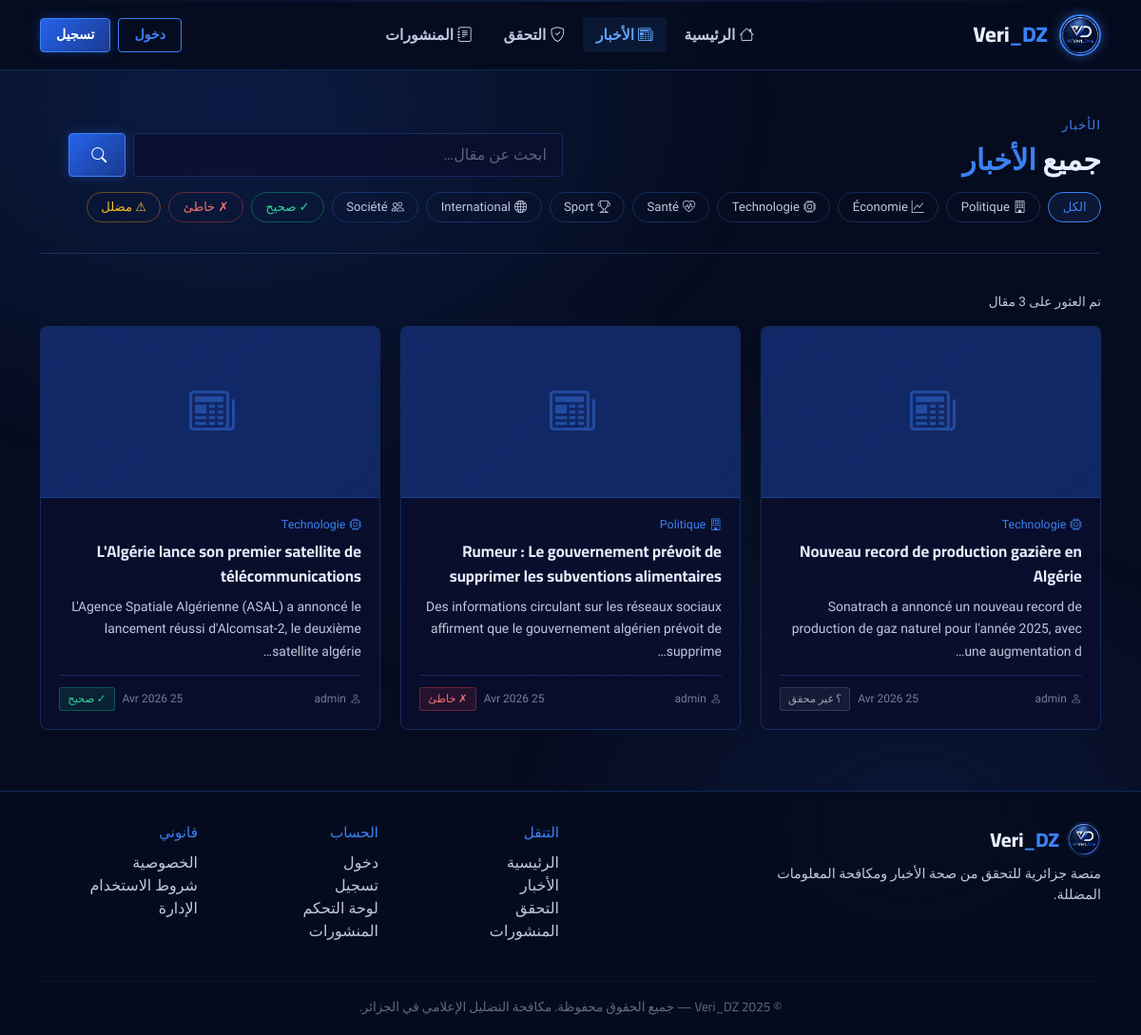
Page /news/ on the committed database.
### news/models.py (models this page shows, shortened)
class Category(models.Model):
    name = models.CharField(max_length=100)
    slug = models.SlugField(unique=True)
    icon = models.CharField(max_length=50, default='bi-folder')
    class Meta:
        verbose_name = 'Catégorie'
        verbose_name_plural = 'Catégories'

class Article(models.Model):
    VERDICT_CHOICES = [
        ('unverified', 'Non vérifié'),
        ('true', 'Vrai'),
        ('false', 'Faux'),
        ('misleading', 'Trompeur'),
        ('partial', 'Partiellement vrai'),
    ]
    title = models.CharField(max_length=200)
    content = models.TextField()
    source_url = models.URLField(blank=True)
    author = models.ForeignKey(
        settings.AUTH_USER_MODEL,
        on_delete=models.CASCADE,
        related_name='articles'
    )
    category = models.ForeignKey(Category, on_delete=models.SET_NULL, null=True, blank=True)
    created_at = models.DateTimeField(auto_now_add=True)
    updated_at = models.DateTimeField(auto_now=True)
    is_verified = models.BooleanField(default=False)
    verdict = models.CharField(max_length=20, choices=VERDICT_CHOICES, default='unverified')
    verdict_explanation = models.TextField(blank=True)
    image = models.ImageField(upload_to='articles/', blank=True, null=True)
    views_count = models.PositiveIntegerField(default=0)
    class Meta:
        ordering = ['-created_at']
        verbose_name = 'Article'
        verbose_name_plural = 'Articles'

### accounts/models.py (models this page shows, shortened)
class User(AbstractUser):
    is_journalist = models.BooleanField(default=False)
    bio = models.TextField(blank=True)
    organization = models.CharField(max_length=200, blank=True)
    avatar = models.ImageField(upload_to='avatars/', blank=True, null=True)
    class Meta:
        verbose_name = 'Utilisateur'
        verbose_name_plural = 'Utilisateurs'

### news/views.py (the view)
# urls.py: path('', views.article_list, name='news_list'),
def article_list(request):
    articles = Article.objects.select_related('author', 'category')
    category_slug = request.GET.get('category')
    search = request.GET.get('q', '')
    verdict = request.GET.get('verdict', '')
    if category_slug:
        articles = articles.filter(category__slug=category_slug)
    if search:
        articles = articles.filter(title__icontains=search) | articles.filter(content__icontains=search)
    if verdict:
        articles = articles.filter(verdict=verdict)
    categories = Category.objects.all()
    context = {
        'articles': articles,
        'categories': categories,
        'search': search,
        'selected_category': category_slug,
        'selected_verdict': verdict,
    }
    return render(request, 'news/article_list.html', context)

### news/templates/news/article_list.html (shortened to what this page needs)
{% extends 'base.html' %}
{% block nav_news %}active{% endblock %}
{% block content %}
<div class="container">
    <div class="page-header">
        <div class="row align-items-end g-3">
            <div class="col-lg-6">
                <div style="font-family:var(--font-body);font-size:0.82rem;color:var(--vd-bright);letter-spacing:1px;margin-bottom:0.5rem;">الأخبار</div>
                <h1 class="vd-section-title mb-0">جميع <span class="accent">الأخبار</span></h1>
            </div>
            <div class="col-lg-6">
                <form method="get" class="search-bar">
                    <input type="text" name="q" value="{{ search }}" class="vd-form-control" placeholder="ابحث عن مقال…">
                    <button type="submit" class="btn-vd-primary" style="white-space:nowrap; padding:0.65rem 1.2rem;">
                        <i class="bi bi-search"></i>
                    </button>
                </form>
            </div>
        </div>
        <div class="filter-chips mt-3">
            <a href="/news/" class="filter-chip {% if not selected_category and not selected_verdict %}active{% endif %}">الكل</a>
            {% for cat in categories %}
            <a href="/news/?category={{ cat.slug }}{% if search %}&q={{ search }}{% endif %}"
               class="filter-chip {% if selected_category == cat.slug %}active{% endif %}">
                <i class="bi {{ cat.icon }} me-1"></i>{{ cat.name }}
            </a>
            {% endfor %}
            <a href="/news/?verdict=true{% if search %}&q={{ search }}{% endif %}" class="filter-chip {% if selected_verdict == 'true' %}active{% endif %}" style="color:#34d399;border-color:rgba(16,185,129,0.4);">✓ صحيح</a>
            <a href="/news/?verdict=false{% if search %}&q={{ search }}{% endif %}" class="filter-chip {% if selected_verdict == 'false' %}active{% endif %}" style="color:#f87171;border-color:rgba(239,68,68,0.4);">✗ خاطئ</a>
            <a href="/news/?verdict=misleading{% if search %}&q={{ search }}{% endif %}" class="filter-chip {% if selected_verdict == 'misleading' %}active{% endif %}" style="color:#fbbf24;border-color:rgba(245,158,11,0.4);">⚠ مضلل</a>
        </div>
    </div>
    <div class="d-flex justify-content-between align-items-center mb-3">
        <p class="text-vd-silver mb-0" style="font-family:var(--font-body);font-size:0.85rem;">
            تم العثور على {{ articles|length }} مقال
        </p>
    </div>
    {% if articles %}
    <div class="article-grid mb-5">
        {% for article in articles %}
        <a href="/news/{{ article.pk }}/" class="article-card">
            <div class="article-card-img">
                {% if article.image %}
                    <img src="{{ article.image.url }}" alt="{{ article.title }}">
                {% else %}
                    <i class="bi bi-newspaper"></i>
                {% endif %}
            </div>
            <div class="article-card-body">
                <div class="article-cat">
                    {% if article.category %}<i class="bi {{ article.category.icon }} me-1"></i>{{ article.category.name }}{% else %}عام{% endif %}
                </div>
                <div class="article-card-title">{{ article.title }}</div>
                <div class="article-excerpt">{{ article.content|truncatechars:110 }}</div>
                <div class="article-meta">
                    <span><i class="bi bi-person me-1"></i>{{ article.author.username }}</span>
                    <div class="d-flex align-items-center gap-2">
                        <span>{{ article.created_at|date:"d M Y" }}</span>
                        <span class="verdict-badge verdict-{{ article.verdict }}">
                            {% if article.verdict == 'true' %}✓ صحيح
                            {% elif article.verdict == 'false' %}✗ خاطئ
                            {% elif article.verdict == 'misleading' %}⚠ مضلل
                            {% elif article.verdict == 'partial' %}≈ جزئي
                            {% else %}؟ غير محقق{% endif %}
                        </span>
                    </div>
                </div>
            </div>
        </a>
        {% endfor %}
    </div>
    {% else %}
    <div class="text-center py-5">
        <i class="bi bi-search" style="font-size:3rem;color:rgba(59,130,246,0.3);"></i>
        <p class="text-vd-silver mt-3">لم يتم العثور على مقالات{% if search %} لـ "{{ search }}"{% endif %}.</p>
        <a href="/news/" class="btn-vd-outline mt-2">عرض جميع المقالات</a>
    </div>
    {% endif %}
</div>
{% endblock %}

### templates/base.html (style rules this page uses)
:root { --vd-navy: #0a0f2e; --vd-dark: #060c1f; --vd-blue: #1a3a8f; --vd-accent: #2563eb; --vd-bright: #3b82f6; --vd-glow: #60a5fa; --vd-silver: #c0c8e0; --vd-white: #e8eeff; --vd-border: rgba(59,130,246,0.25); --vd-card-bg: rgba(10,15,46,0.85); --vd-panel: rgba(26,58,143,0.12); --font-main: 'Cairo', sans-serif; --font-body: 'Tajawal', sans-serif; --sidebar-width: 280px; }
* { box-sizing: border-box; }
body { background: var(--vd-dark); color: var(--vd-white); font-family: var(--font-body); min-height: 100vh; overflow-x: hidden; direction: rtl; }
body::before { content: ''; position: fixed; inset: 0; background: radial-gradient(ellipse 80% 60% at 20% 10%, rgba(37,99,235,0.18) 0%, transparent 60%), radial-gradient(ellipse 60% 50% at 80% 80%, rgba(26,58,143,0.22) 0%, transparent 60%), radial-gradient(ellipse 40% 30% at 50% 50%, rgba(59,130,246,0.06) 0%, transparent 70%); pointer-events: none; z-index: 0; }
.btn-vd-primary { background: linear-gradient(135deg, var(--vd-accent), var(--vd-blue)); color: #fff; border: 1px solid var(--vd-bright); font-family: var(--font-main); font-size: 1rem; font-weight: 700; padding: 0.55rem 1.6rem; border-radius: 4px; transition: all 0.25s; box-shadow: 0 0 12px rgba(37,99,235,0.35); text-decoration: none; display: inline-block; }
.vd-section-title { font-family: var(--font-main); font-weight: 800; font-size: 1.9rem; color: var(--vd-white); }
.vd-section-title .accent { color: var(--vd-bright); }
.vd-form-control { background: rgba(10,15,46,0.7); border: 1px solid var(--vd-border); color: var(--vd-white); font-family: var(--font-body); border-radius: 4px; padding: 0.65rem 1rem; width: 100%; transition: border-color 0.2s, box-shadow 0.2s; text-align: right; }
.vd-form-control::placeholder { color: rgba(192,200,224,0.45); }
.text-vd-silver { color: var(--vd-silver); }
.bi { margin-left: 4px; margin-right: 0; }
.me-1 { margin-left: 0.25rem !important; margin-right: 0 !important; }

### news/templates/news/article_list.html (style rules this page uses)
.page-header { padding: 3rem 0 2rem; border-bottom: 1px solid var(--vd-border); margin-bottom: 2.5rem; }
.search-bar { display: flex; gap: 0.5rem; max-width: 520px; }
.filter-chips { display: flex; flex-wrap: wrap; gap: 0.5rem; margin-top: 1.2rem; }
.filter-chip { font-family: var(--font-body); font-size: 0.82rem; padding: 0.3rem 0.9rem; border-radius: 20px; border: 1px solid var(--vd-border); color: var(--vd-silver); background: transparent; text-decoration: none; transition: all 0.2s; cursor: pointer; }
.filter-chip:hover, .filter-chip.active { border-color: var(--vd-bright); color: var(--vd-bright); background: rgba(59,130,246,0.1); }
.article-grid { display: grid; grid-template-columns: repeat(auto-fill, minmax(320px, 1fr)); gap: 1.3rem; }
.article-card { background: var(--vd-card-bg); border: 1px solid var(--vd-border); border-radius: 8px; overflow: hidden; text-decoration: none; color: inherit; display: flex; flex-direction: column; transition: border-color 0.25s, box-shadow 0.25s, transform 0.2s; }
.article-card-img { height: 180px; background: linear-gradient(135deg, rgba(26,58,143,0.6), rgba(37,99,235,0.3)); display: flex; align-items: center; justify-content: center; font-size: 3rem; color: rgba(59,130,246,0.4); border-bottom: 1px solid var(--vd-border); overflow: hidden; }
.article-card-body { padding: 1.2rem; flex: 1; display: flex; flex-direction: column; }
.article-cat { font-family: var(--font-body); font-size: 0.78rem; color: var(--vd-bright); margin-bottom: 0.4rem; }
.article-card-title { font-family: var(--font-main); font-size: 1.05rem; font-weight: 700; color: var(--vd-white); margin-bottom: 0.5rem; line-height: 1.5; flex: 1; }
.article-excerpt { font-size: 0.87rem; color: var(--vd-silver); line-height: 1.7; margin-bottom: 0.8rem; font-family: var(--font-body); }
.article-meta { font-family: var(--font-body); font-size: 0.75rem; color: rgba(192,200,224,0.6); display: flex; align-items: center; justify-content: space-between; border-top: 1px solid var(--vd-border); padding-top: 0.7rem; margin-top: auto; }
.verdict-badge { font-family: var(--font-main); font-size: 0.72rem; padding: 0.2rem 0.5rem; border-radius: 3px; border: 1px solid; }
.verdict-true { background:rgba(16,185,129,0.12);color:#34d399;border-color:rgba(16,185,129,0.35); }
.verdict-false { background:rgba(239,68,68,0.12);color:#f87171;border-color:rgba(239,68,68,0.35); }
.verdict-unverified { background:rgba(107,114,128,0.12);color:#9ca3af;border-color:rgba(107,114,128,0.35); }

### rows in the picture
Category: name "Politique"
Category: name "Économie"
Category: name "Technologie"
Category: name "Santé"
Category: name "Sport"
Category: name "International"
Category: name "Société"
Article: category.name "Technologie", title "Nouveau record de production gazière en Algérie", content "Sonatrach a annoncé un nouveau record de production de gaz naturel pour l'année 2025, avec une augmentation d…", author.username "admin", created_at "25 Avr 2026", verdict "؟ غير محقق"
Article: category.name "Politique", title "Rumeur : Le gouvernement prévoit de supprimer les subventions alimentaires", content "Des informations circulant sur les réseaux sociaux affirment que le gouvernement algérien prévoit de supprime…", author.username "admin", created_at "25 Avr 2026", verdict "✗ خاطئ"
Article: category.name "Technologie", title "L'Algérie lance son premier satellite de télécommunications", content "L'Agence Spatiale Algérienne (ASAL) a annoncé le lancement réussi d'Alcomsat-2, le deuxième satellite algérie…", author.username "admin", created_at "25 Avr 2026", verdict "✓ صحيح"
